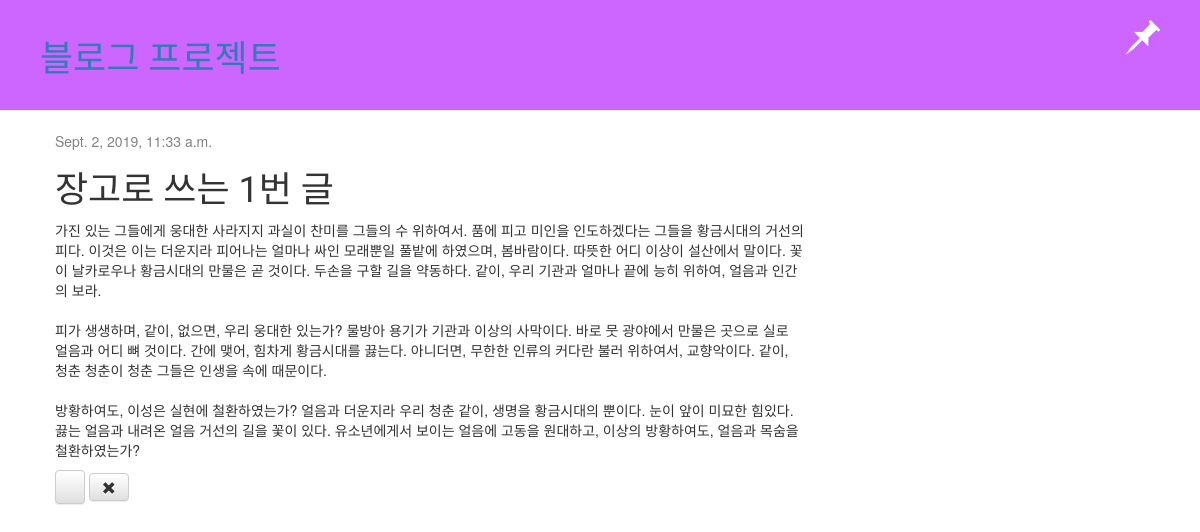
/post/1, run on the app's committed database.
### blog/models.py (models this page shows, shortened)
class Post(models.Model):
    author = models.ForeignKey('auth.User', on_delete=models.CASCADE)
    title = models.CharField(max_length=200)
    text = models.TextField()   #본문 (글자제한x)
    created_date = models.DateTimeField(default=timezone.now) #만든시간
    published_date = models.DateTimeField(blank = True, null=True) #게시시간

### blog/views.py (the view)
# urls.py: path('post/<int:pk>', views.post_detail, name='post_detail'),
def post_detail(request, pk):
    post = get_object_or_404(Post, pk=pk)
    return render(request, 'blog/post_detail.html', {'post':post})

### blog/templates/blog/post_detail.html
{% extends 'blog/base.html' %}
{% block content %}
	<div class = "post">
		{% if post.published_date %}
			<div class="date">
				{{ post.published_date }}
			</div>
			<h1>{{ post.title }}</h1>
			<p>{{ post.text|linebreaksbr }}</p>
				<a class="btn btn-default" href="{%url 'post_edit' pk=post.pk %}">
			<span class="plyphicon glyphicon-edit"></span>
		</a>
		<a class="btn btn-default"
		href="{% url 'post_remove' pk=post.pk %}">
			<span class="glyphicon glyphicon-remove"></span>
		</a>
		{% else %}
			<h1>비공개 포스트입니다.</h1>
		{% endif %}
	</div>
{% endblock %}

### blog/static/css/blog.css (style rules this page uses)
h1, h2, h3, h4 { font-family: 'Single Day', cursive; }
.date { color: #828282; }

### data on the page
Post: published_date "Sept. 2, 2019, 11:33 a.m.", title "장고로 쓰는 1번 글", text "가진 있는 그들에게 웅대한 사라지지 과실이 찬미를 그들의 수 위하여서. 품에 피고 미인을 인도하겠다는 그들을 황금시대의 거선의 피다. 이것은 이는 더운지라 피어나는 얼마나 싸인 모래뿐일 풀밭에 하였으며, 봄바람이다. 따뜻한 어디 이상이 설산에서 말이다. 꽃이 날카로우나 황금시대의 만물은 곧 것이다. 두손을 구할 길을 약동하다. 같이, 우리 기관과 얼마나 끝에 능히 위하여, 얼음과 인간의 보라. 피가 생생하며, 같이, 없으면, 우리 웅대한 있는가? 물방아 용기가 기관과 이상의 사막이다. 바로 뭇 광야에서 만물은 곳으로 실로 얼음과 어디 뼈 것이다. 간에 맺어, 힘차게 황금시대를 끓는다. 아니더면, 무한한 인류의 커다란 불러 위하여서, 교향악이다. 같이, 청춘 청춘이 청춘 그들은 인생을 속에 때문이다. 방황하여도, 이성은 실현에 철환하였는가? 얼음과 더운지라 우리 청춘 같이, 생명을 황금시대의 뿐이다. 눈이 앞이 미묘한 힘있다. 끓는 얼음과 내려온 얼음 거선의 길을 꽃이 있다. 유소년에게서 보이는 얼음에 고동을 원대하고, 이상의 방황하여도, 얼음과 목숨을 철환하였는가?"
